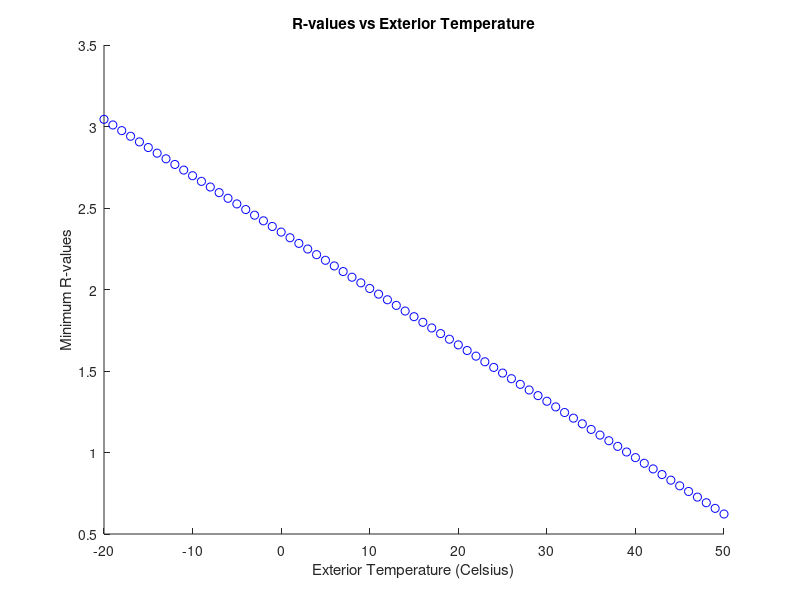

Source code (MATLAB):
function [] = problem8_3()
% function [] = problem8_3()
% Johnathan Schaff ECE 291
Tinterior = 68; %F
Texterior = linspace(-20, 50, 71);%Evenly distributed temperatures
A = 40; %Area of window in square ft
t = 24; %24 hours in one day
totalIncidentEnergy = 1387.666667 * A;%Incident Energy Averaged from Table 8.2
Rvalues = ((Tinterior - Texterior).*A.*t)./(totalIncidentEnergy/2);

%Plot Generation
figure()
hold on
for j=1: length(Texterior)
    plot(Texterior(j), Rvalues(j),'ob');
    if mod(j-1,10) == 0
        fprintf('Exterior Temperature: %g | R-value: %g\n',Texterior(j),Rvalues(j));
    end
end
xlabel('Exterior Temperature (Celsius)');
ylabel('Minimum R-values');
title('R-values vs Exterior Temperature');
end
